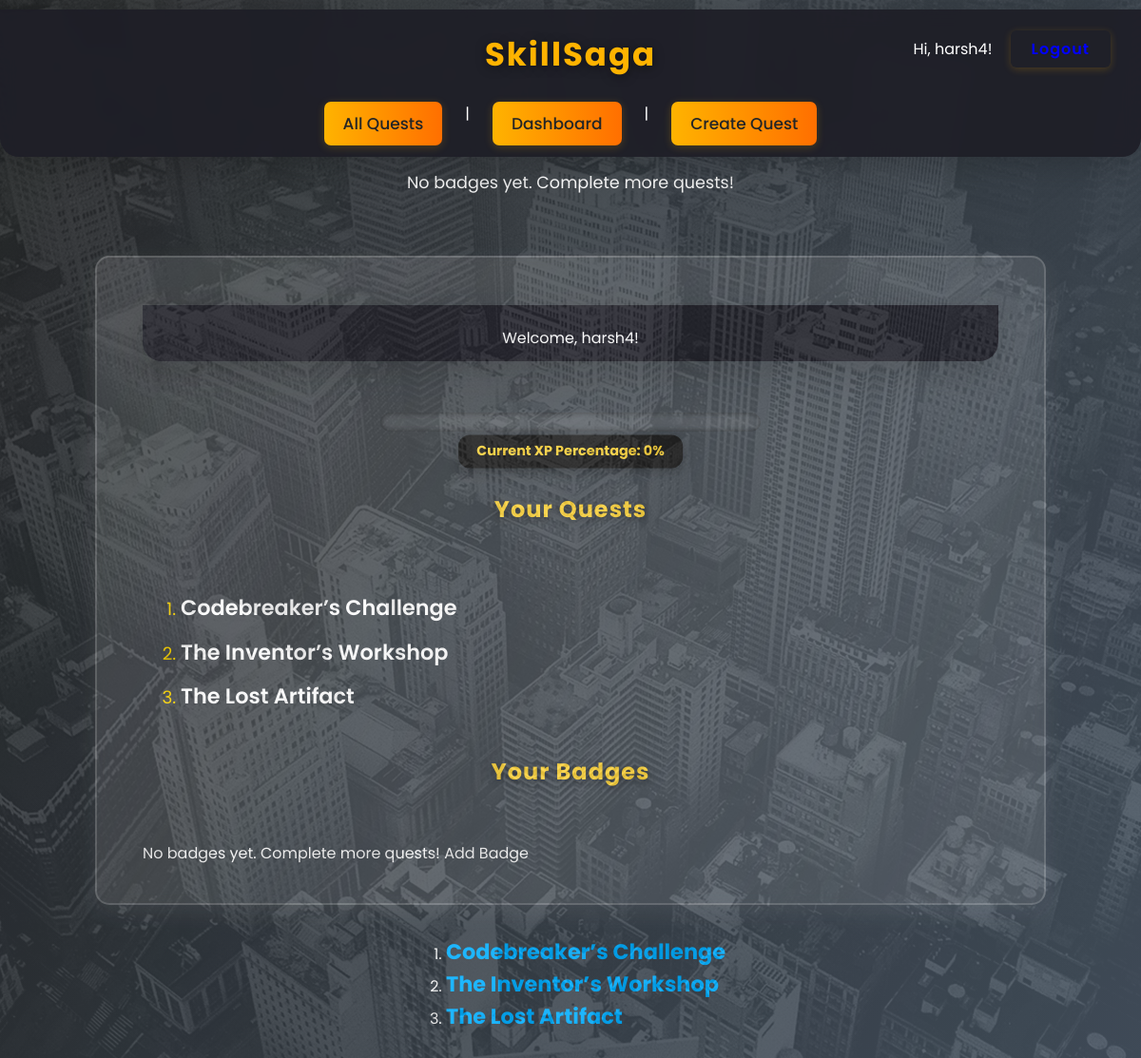
Screenshot of /dashboard/ (signed in) with the database file from the repository.
### quests/models.py (models this page shows, shortened)
class UserProfile(models.Model):
    user = models.OneToOneField(User, on_delete=models.CASCADE)
    level = models.IntegerField(default=1)
    xp = models.IntegerField(default=0)
    avatar = models.ImageField(upload_to='avatars/', default='avatars/default.png')

class Quest(models.Model):
    creator = models.ForeignKey(User, on_delete=models.CASCADE, related_name='created_quests')
    title = models.CharField(max_length=100)
    description = models.TextField()
    image = models.ImageField(upload_to='quest_images/', blank=True, null=True)
    created_at = models.DateTimeField(auto_now_add=True)

### quests/views.py (the view)
# urls.py: path('dashboard/', views.dashboard, name='dashboard'),
@login_required
def dashboard(request):
    user_profile = UserProfile.objects.get(user=request.user)
    progresses = Progress.objects.filter(user=request.user, completed=True)
    badges = Badge.objects.filter(xp_required__lte=user_profile.xp)
    quests = Quest.objects.filter(challenges__progress__user=request.user).distinct()
    xp_percent = int((user_profile.xp / 100) * 100) if user_profile.xp <= 100 else 100
    show_badge_message = not badges.exists()
    show_instructions = request.session.pop('show_instructions', False)
    print("show_instructions:", show_instructions)
    return render(request, 'quests/dashboard.html', {
        'user_profile': user_profile,
        'progresses': progresses,
        'badges': badges,
        'quests': quests,
        'show_badge_message': show_badge_message,
        'xp_percent': xp_percent,
        'show_instructions': show_instructions,  # <-- for the popup
    })

### quests/templates/quests/dashboard.html (shortened to what this page needs)
{% extends 'quests/base.html' %}
{% load static %}
{% block content %}
   <div class="badges-section" style="display: flex; gap: 1rem; justify-content: center; align-items: center; margin-top: 1.5rem;">
    {% if badges %}
        {% for badge in badges %}
            {% if badge.icon %}
                <img src="{{ badge.icon.url }}" alt="{{ badge.name }}" title="{{ badge.name }}" width="48" />
            {% endif %}
        {% endfor %}
    {% else %}
        <span style="color: #fff; font-size: 1.1rem;">No badges yet. Complete more quests!</span>
    {% endif %}
   </div>
<div class="main-container">
<div class="quest-card">
    <div class="header">Welcome, {{ user_profile.user.username }}!</div>
    <div>
        <div id="xp-bar-container">
            <strong><span class="level-badge" id="level">Current XP Percentage: {{ xp_percent }}%</span></strong>
        </div>
    </div>
    <h2>Your Quests</h2>
    <ul>
       <ul>
            {% for quest in quests %}
                <li class="quest-list-item">
                    <a class="quest-link" href="{% url 'quest_detail' quest.id %}">{{ quest.title }}</a>
                </li>
            {% endfor %}
        </ul>
    </ul>
    <h2>Your Badges</h2>
    <div>
       {% for badge in badges %}
        {% if badge.icon %}
            <img src="{{ badge.icon.url }}" alt="{{ badge.name }}" title="{{ badge.name }}" width="48" />
        {% elif badge.icon_url %}
            <img src="{{ badge.icon_url }}" alt="{{ badge.name }}" title="{{ badge.name }}" width="48" />
        {% endif %}
    {% empty %}
        {% if show_badge_message %}
            <span>No badges yet. Complete more quests! Add Badge</span>
        {% endif %}
{% endfor %}
    </div>
</div>
<ol>
    {% for quest in quests %}
        <li>
            <div class="quest-flex-row">
                <a class="quest-link" href="{% url 'quest_detail' quest.id %}">{{ quest.title }}</a>
            </div>
        </li>
    {% endfor %}
</ol>
{% endblock %}

### quests/templates/quests/base.html (shortened to what this page needs)
{% load static %}
<!DOCTYPE html>
<html lang="en">
<head>
    <link rel="stylesheet" href="{% static 'quests/styles.css' %}">
    <link rel="stylesheet" href="https://cdnjs.cloudflare.com/ajax/libs/font-awesome/6.4.0/css/all.min.css">
    <link rel="stylesheet" href="https://cdn.jsdelivr.net/npm/sweetalert2@11/dist/sweetalert2.min.css">
</head>
<body>
   <div class="header">
    <h1>SkillSaga</h1>
    <nav>
        <a href="{% url 'quest_list' %}">All Quests</a> |
        <a href="{% url 'dashboard' %}">Dashboard</a> |
        <a href="{% url 'create_quest' %}">Create Quest</a>
    </nav>
    <div class="user-info">
    {% if user.is_authenticated %}
        <span>Hi, {{ user.username }}!</span>
        <form action="{% url 'logout' %}" method="post" style="display:inline;">
            <button type="submit" class="logout-btn">Logout</button>
        </form>
    {% else %}
        <a href="{% url 'login' %}?next={{ request.path }}">Login</a>
    {% endif %}
    </div>
   </div>
   {% block content %}{% endblock %}
</body>
</html>

### quests/static/quests/styles.css (style rules this page uses)
body { background: linear-gradient(120deg, #232526 0%, #485563 100%); min-height: 100vh; color: #fff; padding-top: 0px; transition: background 0.5s; position: relative; }
body::after { content: ''; position: fixed; top: 0; left: 0; right: 0; bottom: 0; background: url("images/watermark.jpg") center center no-repeat; background-size: cover; opacity: 0.12; pointer-events: none; z-index: 0; }
* { margin: 0; padding: 0; box-sizing: border-box; font-family: 'Poppins', sans-serif; }
.header { position: fixed; top: 10px; left: 0; width: 100%; background: rgba(30, 30, 38, 0.92); padding: 22px 0 12px 0; z-index: 1000; box-shadow: 0 12px 32px rgba(0, 0, 0, 0.18); border-radius: 0 0 20px 20px; text-align: center; backdrop-filter: blur(8px); }
.header h1 { font-size: 34px; font-weight: 700; color: #ffb300; margin-bottom: 8px; letter-spacing: 2px; text-shadow: 0 2px 12px #0007; }
.header nav { margin-top: 1rem; display: inline-flex; gap: 24px; }
.header nav a { text-decoration: none; color: #232526; font-size: 17px; font-weight: 500; padding: 10px 20px; border-radius: 7px; background: linear-gradient(90deg, #ffb300 0%, #ff6f00 100%); transition: all 0.3s; box-shadow: 0 2px 10px #ffb30033; border: none; }
.main-container { width: 100vw; min-height: 100vh; display: flex; flex-direction: column; align-items: center; justify-content: flex-start; padding: 2rem 0; }
.quest-card { background: rgba(255,255,255,0.12); border-radius: 15px; padding: 2.5rem 3rem 2.5rem 3rem; width: 100%; max-width: 1000px; min-width: 320px; box-shadow: 0 8px 25px rgba(255,255,255,0.09); border: 2px solid rgba(255,255,255,0.18); display: flex; flex-direction: column; gap: 2rem; backdrop-filter: blur(6px); animation: fadein 0.7s; margin: 2rem 0; }
.quest-card h2, .quest-card h3 { margin-bottom: 1.5rem; letter-spacing: 1px; color: #ffd740; text-shadow: 0 2px 8px #0006; text-align: center; }
.header { position: relative; }
.user-info { position: absolute; top: 22px; right: 32px; display: flex; align-items: center; gap: 0.7rem; font-size: 1rem; z-index: 10; }
.user-info form { margin: 0; }
.user-info button { margin-left: 0.5rem; background: none; border: none; color: #00f; cursor: pointer; }
.logout-btn { background: linear-gradient(90deg, #ff6f00 0%, #ffd740 100%); color: #232526; font-weight: 600; border: none; border-radius: 6px; padding: 7px 22px; margin-left: 10px; box-shadow: 0 2px 8px #ffb30033; cursor: pointer; font-size: 1rem; transition: background 0.2s, color 0.2s, transform 0.2s; outline: none; letter-spacing: 1px; }
#xp-bar-container { background: rgba(255, 255, 255, 0.1); height: 20px; border-radius: 15px; overflow: hidden; margin: 2rem 0; box-shadow: inset 0 0 6px rgba(0, 0, 0, 0.5); width: 100%; max-width: 400px; margin-left: auto; margin-right: auto; }
.quest-list-item { list-style: disc; margin: 0.8rem 0; }
.quest-link { font-size: 1.4rem; font-weight: 700; color: rgb(0, 174, 255); text-decoration: none; transition: color 0.3s ease; }
.quest-card ul { list-style: disc; padding-left: 20px; }
.quest-card ul li { margin-bottom: 0.8rem; font-size: 1.15rem; color:gold; }
.quest-card ul li a { color: white; text-decoration: none; font-weight: 600; transition: color 0.3s ease; }
.level-badge { display: block; position: fixed; top: 30%; left: 50%; transform: translate(-50%, -50%); font-size: 0.9rem; font-weight: 700; color: #ffd740; padding: 0.3rem 1.2rem; border-radius: 12px; box-shadow: 0 4px 12px rgba(0, 0, 0, 0.3); z-index: 10000; text-align: center; background: #222; height: 2.2rem; line-height: 1.6rem; min-width: 70px; box-sizing: border-box; }
ol { list-style-type: decimal; padding-left: 2rem; align-items: center; }
.quest-list-item { list-style-type: decimal; margin: 0.8rem 0; align-items: center; }
.quest-flex-row { display: flex; align-items: center; gap: 0.1rem; }

### rows the page displays
UserProfile: user.username "harsh4"
Quest: title "Codebreaker’s Challenge"
Quest: title "The Inventor’s Workshop"
Quest: title "The Lost Artifact"

### other values shown
{{ user.username }} "harsh4"
{{ xp_percent }} "0"
